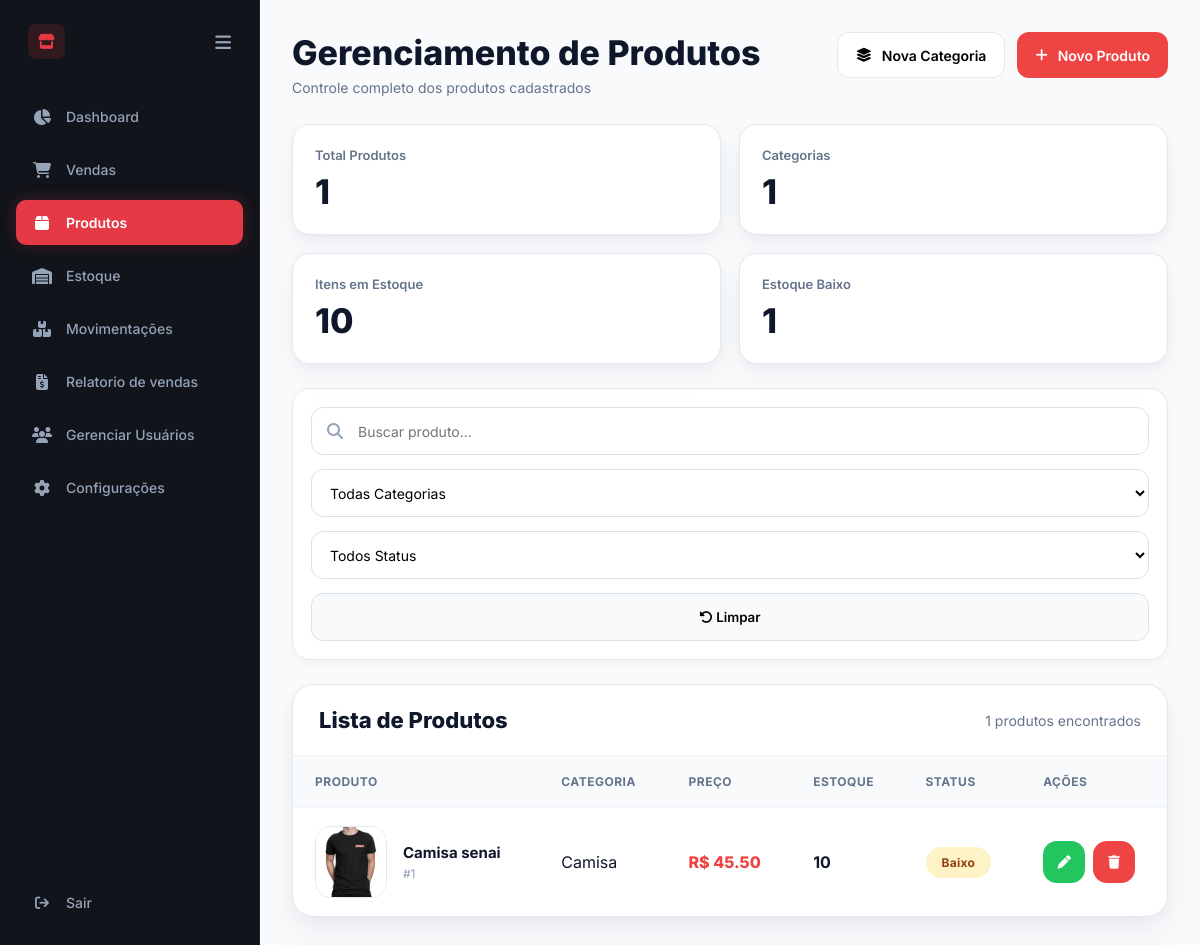
Page /produtos/ on the earlier database version.
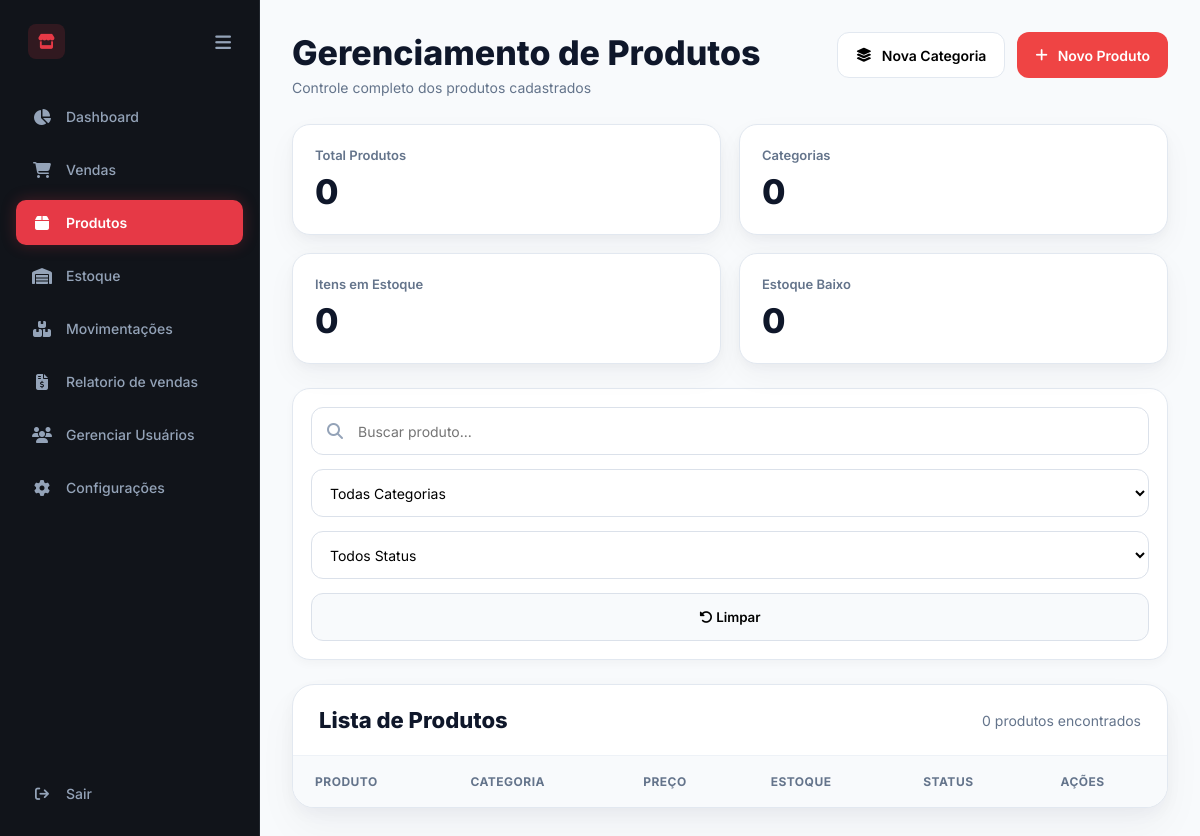
Same page on the later database version.
### app/models/produtos.py (models this page shows)
class Produto(Base):
    __tablename__ = "produtos"
    id = Column(Integer, primary_key=True, index=True)
    nome = Column(String, nullable=False)
    preco = Column(Float, nullable=False)
    estoque = Column(Integer, default=0)
    imagem = Column(String, nullable=True)
    ativo = Column(Boolean, default=True)
    categoria_id = Column(Integer, ForeignKey("categorias.id"))
    categoria = relationship("Categoria")

### app/models/categoria.py (models this page shows)
class Categoria(Base):
    __tablename__ = "categorias"
    id = Column(Integer, primary_key=True, index=True)
    nome = Column(String, nullable=False)
    descricao = Column(String, nullable=True)

### app/routes/produtos.py (the view)
@router.get("/")
def pagina_produtos(
    request: Request,
    db: Session = Depends(get_db)
):
    produtos = db.query(Produto).all()
    total_estoque = sum(
        produto.estoque
        for produto in produtos
    )
    produtos_baixo = len([
        p for p in produtos
        if p.estoque > 0 and p.estoque <= 10
    ])
    produtos_sem = len([
        p for p in produtos
        if p.estoque == 0
    ])
    categorias = db.query(Categoria).all()
    return templates.TemplateResponse(
        "produtos.html",
        {
            "request": request,
            "produtos": produtos,
            "categorias": categorias,
            "total_estoque": total_estoque,
            "produtos_baixo": produtos_baixo,
            "produtos_sem": produtos_sem
        }
    )

### app/templates/produtos.html (shortened to what the changed rows need)
<!DOCTYPE html>
<html lang="pt-BR">
<head>
<link rel="stylesheet" href="/static/css/produtos.css?v=10">
<link rel="stylesheet"
href="https://cdnjs.cloudflare.com/ajax/libs/font-awesome/6.4.0/css/all.min.css">
</head>
<body>
<main class="main-content">
<div class="container">
<div class="topbar">
<div>
<h1 class="title">
Gerenciamento de Produtos
</h1>
</div>
</div>
<div class="stats-grid">
<div class="stat-card">
<div class="stat-title">
Total Produtos
</div>
<div class="stat-value">
{{ produtos|length }}
</div>
</div>
<div class="stat-card">
<div class="stat-title">
Categorias
</div>
<div class="stat-value">
{{ categorias|length }}
</div>
</div>
<div class="stat-card">
<div class="stat-title">
Itens em Estoque
</div>
<div class="stat-value">
{{ total_estoque }}
</div>
</div>
<div class="stat-card">
<div class="stat-title">
Estoque Baixo
</div>
<div class="stat-value">
{{ produtos_baixo }}
</div>
</div>
</div>
<div class="table-container">
<div class="table-top">
<h2>
Lista de Produtos
</h2>
<span id="contadorProdutos">
{{ produtos|length }} produtos encontrados
</span>
</div>
<table class="products-table">
<thead>
<tr>
<th>Produto</th>
<th>Categoria</th>
<th>Preço</th>
<th>Estoque</th>
<th>Status</th>
<th>Ações</th>
</tr>
</thead>
<tbody>
{% for produto in produtos %}
<tr
data-nome="{{ produto.nome|lower }}"
data-categoria="{{ produto.categoria.nome|lower if produto.categoria else '' }}"
data-status="{% if produto.estoque > 10 %}estoque{% elif produto.estoque > 0 %}baixo{% else %}sem{% endif %}">
<td>
<div class="product-cell">
{% if produto.imagem %}
<img
src="{{ produto.imagem }}"
class="table-image">
{% else %}
<div class="no-image">
<i class="fa-solid fa-box"></i>
</div>
{% endif %}
<div>
<div class="product-title">
{{ produto.nome }}
</div>
<div class="product-id">
#{{ produto.id }}
</div>
</div>
</div>
</td>
<td>
{{ produto.categoria.nome if produto.categoria else "Sem categoria" }}
</td>
<td>
R$ {{ "%.2f"|format(produto.preco) }}
</td>
<td>
{{ produto.estoque }}
</td>
<td>
{% if produto.estoque > 10 %}
<span class="status active">
Em estoque
</span>
{% elif produto.estoque > 0 %}
<span class="status warning">
Baixo
</span>
{% else %}
<span class="status inactive">
Sem estoque
</span>
{% endif %}
</td>
<td>
<div class="table-actions">
<button
    class="edit-btn"
    onclick="abrirModalEditar(
    '{{ produto.id }}',
    '{{ produto.nome }}',
    '{{ produto.categoria_id }}',
    '{{ produto.preco }}',
    '{{ produto.estoque }}'
    )">
    <i class="fa-solid fa-pen"></i>
</button>
<form
    action="/produtos/excluir/{{ produto.id }}"
    method="POST">
    <button
        type="submit"
        class="delete-btn">
        <i class="fa-solid fa-trash"></i>
    </button>
</form>
</div>
</td>
</tr>
{% endfor %}
</tbody>
</table>
</div>
</div>
</main>
</body>
</html>

Differences in the rows shown:
removed Produto: imagem (picture), nome "Camisa senai", id "1", categoria "Camisa", preco "45.50", estoque "10", shows "Baixo"
Other differences:
{{ produtos|length }}: "1" → "0"
{{ categorias|length }}: "1" → "0"
{{ total_estoque }}: "10" → "0"
{{ produtos_baixo }}: "1" → "0"
